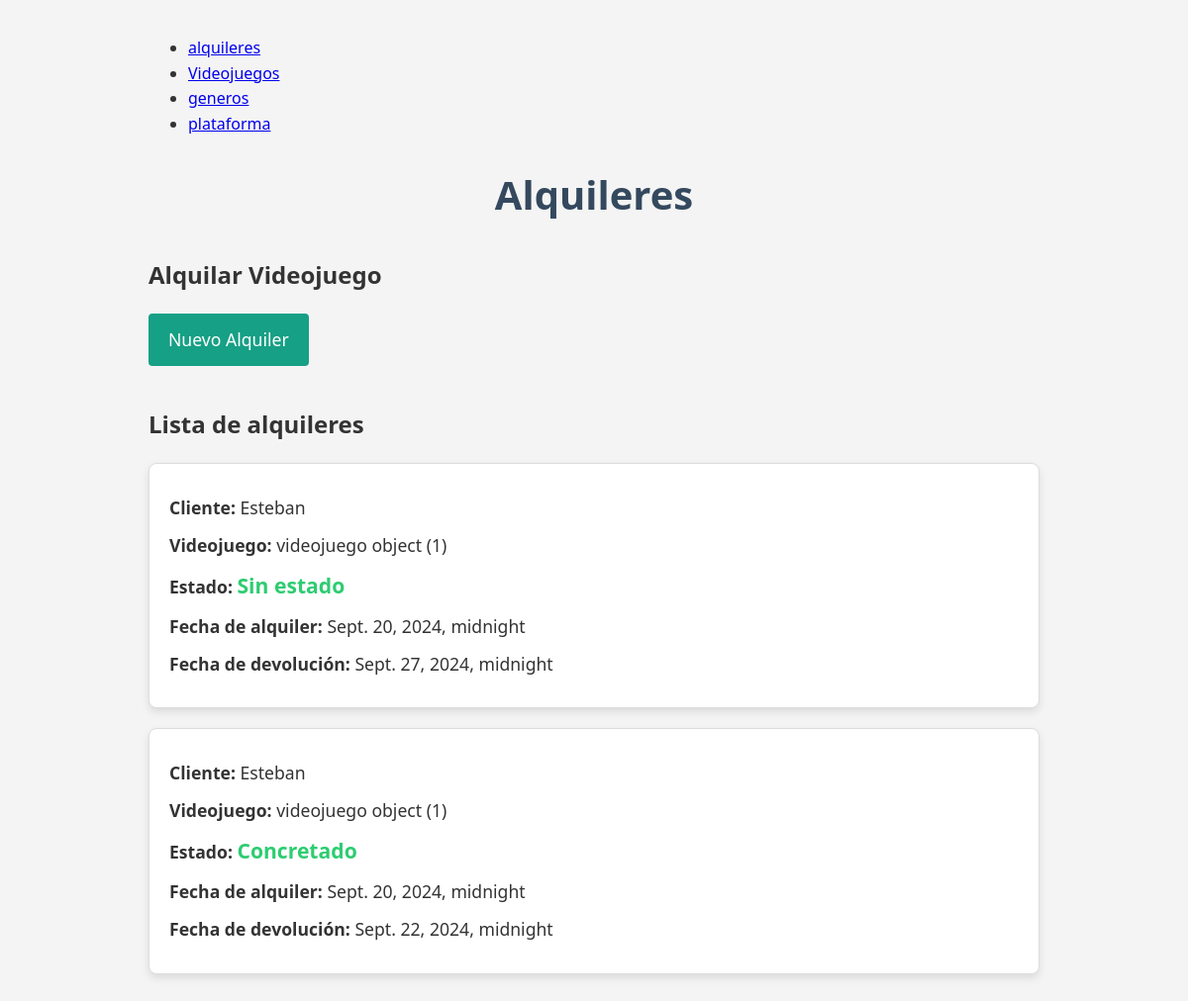
Screenshot of /alquiler/ with the database file from the repository.
### alquiler/models.py (models this page shows)
class alquiler(models.Model):
    id=models.IntegerField(primary_key=True)
    cliente=models.CharField(max_length=100)
    videojuego=models.ForeignKey(videojuego,on_delete=models.CASCADE)
    fecha_alquiler=models.DateTimeField()
    fecha_devolucion=models.DateTimeField(null=True,blank=True)
    estado=models.CharField(max_length=100,null=True,default="Sin estado")

### videojuegos/models.py (models this page shows)
class videojuego(models.Model):
    id = models.IntegerField(primary_key=True)
    titulo = models.CharField(max_length=200)
    plataforma = models.ForeignKey(plataforma,on_delete=models.CASCADE)
    genero = models.ForeignKey(genero,on_delete=models.CASCADE)
    stock = models.IntegerField() #ver esto

### alquiler/views.py (the view)
# urls.py: path("",views.alquileres,name="alquileres"),
def alquileres(request):
    alquileres=alquiler.objects.all()
    return render(request,"alquileres.html",{
        "alquileres":alquileres,
    })

### alquiler/templates/alquileres.html (shortened to what this page needs)
{% load static %}
<!DOCTYPE html>
<html lang="es">
    <head>
    </head>
    <body>
        <nav>
            <ul>
                <li><a href="/alquiler">alquileres</a></li>
                <li><a href="{% url 'videojuego'}">Videojuegos</a></li>
                <li><a href="/genero">generos</a></li>
                <li><a href="/plataforma">plataforma</a></li>
            </ul>
        </nav>
    <div>
        <h1>Alquileres</h1>
    </div>
    <div>
        <h2>Alquilar Videojuego</h2>
        <a href="{% url 'crear_alquiler' %}" class="btn-alquilar">Nuevo Alquiler</a>
    </div>
    <div>
        <h2>Lista de alquileres</h2>
        {% for alquiler in alquileres %}
            <div class="alquiler-item">
                <p><strong>Cliente:</strong> {{alquiler.cliente}}</p>
                <p><strong>Videojuego:</strong> {{alquiler.videojuego}}</p>
                <p><strong>Estado:</strong> <span class="estado {% if alquiler.estado == 'Alquilado' %}estado-alquilado{% else %}estado-disponible{% endif %}">{{alquiler.estado}}</span></p>
                <p><strong>Fecha de alquiler:</strong> {{alquiler.fecha_alquiler}}</p>
                <p><strong>Fecha de devolución:</strong> {{alquiler.fecha_devolucion}}</p>
            </div>
        {% endfor %}
    </div>
</body>
</html>

### alquiler/templates/alquileres.html (style rules this page uses)
body { font-family: 'Segoe UI', Tahoma, Geneva, Verdana, sans-serif; line-height: 1.6; color: #333; max-width: 900px; margin: 0 auto; padding: 20px; background-color: #f4f4f4; }
h1 { color: #34495e; text-align: center; margin-bottom: 30px; font-size: 2.5em; }
.alquiler-item { background-color: #fff; border: 1px solid #ddd; padding: 20px; margin-bottom: 20px; border-radius: 8px; box-shadow: 0 4px 8px rgba(0, 0, 0, 0.1); transition: transform 0.2s; }
.alquiler-item p { margin: 10px 0; font-size: 1.1em; }
.estado { font-weight: bold; font-size: 1.2em; }
.estado-disponible { color: #2ecc71; }
.btn-alquilar { display: inline-block; background-color: #16a085; color: #fff; padding: 12px 20px; border-radius: 4px; text-decoration: none; font-size: 1.1em; margin-bottom: 20px; transition: background-color 0.3s; }

### rows the page displays
alquiler: cliente "Esteban", videojuego "videojuego object (1)", estado "Sin estado", fecha_alquiler "Sept. 20, 2024, midnight", fecha_devolucion "Sept. 27, 2024, midnight"
alquiler: cliente "Esteban", videojuego "videojuego object (1)", estado "Concretado", fecha_alquiler "Sept. 20, 2024, midnight", fecha_devolucion "Sept. 22, 2024, midnight"
